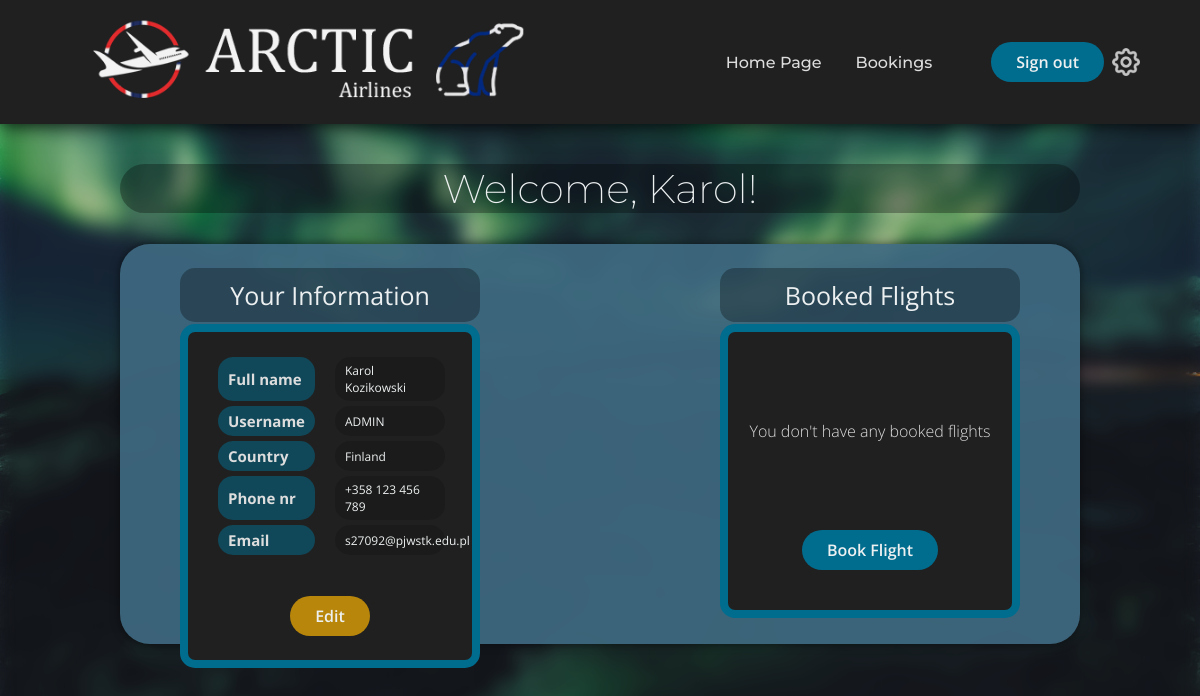
Screenshot of /PHP/user.php (signed in) with the database file from the repository.
### tables this page shows
CREATE TABLE `users` (
  `ID` int(11) NOT NULL,
  `First_name` varchar(128) NOT NULL,
  `Last_name` varchar(128) NOT NULL,
  `Phone_nr` char(16) NOT NULL,
  `Email` varchar(128) NOT NULL,
  `Country` varchar(128) NOT NULL,
  `Is_Fat` tinyint(1) NOT NULL,
  `username` varchar(255) NOT NULL,
  `user_password` varchar(255) NOT NULL
);

### PHP/user.php (the view, shortened to what this page needs)
<?php
include("connect.php");
$user_id=$_SESSION['user_id'];
$info=$server_connection->query("SELECT * FROM users WHERE ID=$user_id");
while($row=$info->fetch_assoc()){
    $fname = $row['First_name'];
    $lname = $row['Last_name'];
    $username = $row['username'];
    $phone = $row['Phone_nr'];
    $email = $row['Email'];
    $country = $row['Country'];
}
?>
<!DOCTYPE html>
<html>
    <head>
        <link rel="stylesheet" href="../CSS/style.css">
        <link rel="stylesheet" href="../CSS/style5.css">
    </head>
    <body>
        <header>
            <a href="../index.php" class="logo"><img src="../art/logo.png"></a>
            <nav>
                <ul class="nav_links">
                    <li><a href="../index.php">Home Page</a></li>
                    <li><a href="./book.php">Bookings</a></li>
                    <a href="./settings.php"><img src="../art/settings.png" class="settings"></a>
                    <a href='user_edit.php?oper=1'><button class='login_button'>Sign out</button></a>
                </ul>
            </nav>
        </header>
        <h1 class="create"><?php echo "Welcome, ".$fname."!"?></h1>
        <div class="idk">
            <label class="label1">Booked Flights</label>
            <div class="table">
                <p>You don't have any booked flights</p>
                <a href='#'><button class='button'>Book Flight</button></a>
            </div>
            <label class="label2">Your Information</label>
            <div class="table2">
                <table>
                    <tr>
                        <th>Full name</th>
                        <td><?php echo $fname." ".$lname  ?></td>
                    </tr>
                    <tr>
                        <th>Username</th>
                        <td><?php echo $username ?></td>
                    </tr>
                    <tr>
                        <th>Country</th>
                        <td><?php echo $country ?></td>
                    </tr>
                    <tr>
                        <th>Phone nr</th>
                        <td><?php echo $phone ?></td>
                    </tr>
                    <tr>
                        <th>Email</th>
                        <td><?php echo $email ?></td>
                    </tr>
                </table>
                <a href='./edit_info.php'><button class='button2'>Edit</button></a>
            </div>
        </div>
    </body>
</html>

### CSS/style.css (style rules this page uses)
:root { --main_gradient: linear-gradient(0deg, #12191b, #3d6070 100%); --oceanblue: #304d6e; --greenishblue: #006d8f; --greenishblue2: #094f64; --highlights: #00c3ff; --textwhite: #edf0f1; --textlight: #dddddd; }
* { margin: 0; padding: 0; box-sizing: border-box; }
body { min-height: 100vh; background: var(--main_gradient); }
header { background-color: #202020; display: flex; justify-content: flex-end; align-items: center; padding: 10px 8vw; box-shadow: 0 0 10px; transition-property: box-shadow; transition-duration: 400ms; transition-delay: 50ms; }
.nav_links { list-style: none; }
.nav_links li { display: inline-block; padding: 0px 15px; }
.nav_links a { font-family: 'Montserrat', sans-serif; font-style: normal; font-weight: 500; font-size: 16px; color: var(--textlight); text-decoration: none; transition: all, 200ms; }
.logo { scale: 90%; opacity: 95%; margin-right: auto; margin-left: -3vw; }
.login_button { font-family: 'Open Sans', sans-serif; font-style: normal; font-weight: 600; font-size: 16px; background-color: var(--greenishblue); color: var(--textwhite); padding: 9px 25px; border: none; border-radius: 20px; cursor: pointer; margin-left: 40px; transition: background-color 200ms; }

### rows the page displays
users: First_name "Karol", Last_name "Kozikowski", username "ADMIN", Country "Finland", Phone_nr "+358 123 456 789", Email "s27092@pjwstk.edu.pl"
